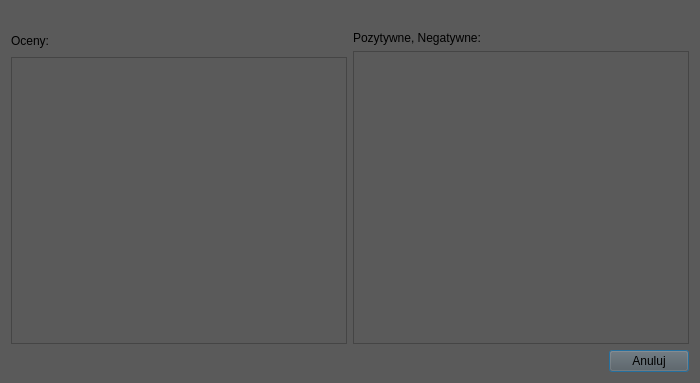
<?xml version="1.0" encoding="UTF-8"?>
<ui version="4.0">
 <class>ShowBehavior</class>
 <widget class="QDialog" name="ShowBehavior">
  <property name="geometry">
   <rect>
    <x>0</x>
    <y>0</y>
    <width>700</width>
    <height>383</height>
   </rect>
  </property>
  <property name="windowTitle">
   <string>Dialog</string>
  </property>
  <property name="styleSheet">
   <string notr="true">background-color: rgb(90, 90, 90);</string>
  </property>
  <layout class="QVBoxLayout" name="verticalLayout_3">
   <item>
    <layout class="QHBoxLayout" name="horizontalLayout" stretch="4">
     <item>
      <widget class="QLabel" name="centralLabel">
       <property name="styleSheet">
        <string notr="true">font: italic 22pt &quot;Trebuchet MS&quot;;
color: &quot;white&quot;;</string>
       </property>
       <property name="text">
        <string/>
       </property>
      </widget>
     </item>
    </layout>
   </item>
   <item>
    <layout class="QHBoxLayout" name="horizontalLayout_3">
     <item>
      <layout class="QVBoxLayout" name="verticalLayout_2">
       <item>
        <layout class="QHBoxLayout" name="horizontalLayout_2">
         <item>
          <widget class="QLabel" name="gradesLabel">
           <property name="styleSheet">
            <string notr="true">font: italic 18pt &quot;Trebuchet MS&quot;;
color: &quot;white&quot;;</string>
           </property>
           <property name="text">
            <string>Oceny:</string>
           </property>
          </widget>
         </item>
         <item>
          <spacer name="horizontalSpacer_4">
           <property name="orientation">
            <enum>Qt::Horizontal</enum>
           </property>
           <property name="sizeHint" stdset="0">
            <size>
             <width>40</width>
             <height>20</height>
            </size>
           </property>
          </spacer>
         </item>
        </layout>
       </item>
       <item>
        <widget class="QPlainTextEdit" name="gradesPlainTextEdit">
         <property name="styleSheet">
          <string notr="true">font: italic 12pt &quot;Trebuchet MS&quot;;
color: &quot;white&quot;;</string>
         </property>
        </widget>
       </item>
      </layout>
     </item>
     <item>
      <layout class="QVBoxLayout" name="verticalLayout">
       <item>
        <widget class="QLabel" name="posNegLabel">
         <property name="styleSheet">
          <string notr="true">font: italic 18pt &quot;Trebuchet MS&quot;;
color: &quot;white&quot;;</string>
         </property>
         <property name="text">
          <string>Pozytywne, Negatywne:</string>
         </property>
        </widget>
       </item>
       <item>
        <widget class="QPlainTextEdit" name="posNegPlainTextEdit">
         <property name="styleSheet">
          <string notr="true">font: italic 12pt &quot;Trebuchet MS&quot;;
color: &quot;white&quot;;</string>
         </property>
        </widget>
       </item>
      </layout>
     </item>
    </layout>
   </item>
   <item>
    <layout class="QHBoxLayout" name="horizontalLayout_5">
     <item>
      <spacer name="horizontalSpacer_5">
       <property name="orientation">
        <enum>Qt::Horizontal</enum>
       </property>
       <property name="sizeHint" stdset="0">
        <size>
         <width>40</width>
         <height>20</height>
        </size>
       </property>
      </spacer>
     </item>
     <item>
      <widget class="QPushButton" name="cancelPushButton">
       <property name="cursor">
        <cursorShape>OpenHandCursor</cursorShape>
       </property>
       <property name="styleSheet">
        <string notr="true">font: italic 22pt &quot;Trebuchet MS&quot;;
color: &quot;white&quot;;</string>
       </property>
       <property name="text">
        <string>Anuluj</string>
       </property>
      </widget>
     </item>
    </layout>
   </item>
  </layout>
 </widget>
 <resources/>
 <connections/>
</ui>
